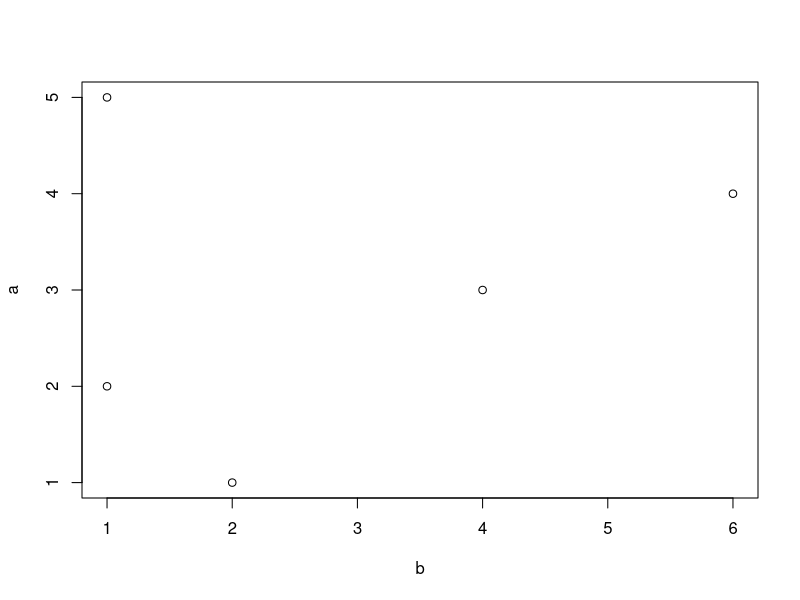
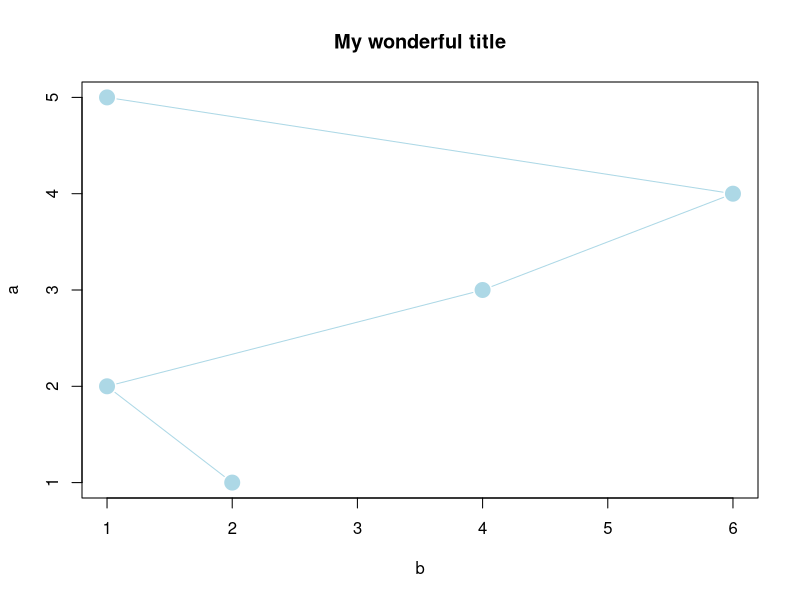
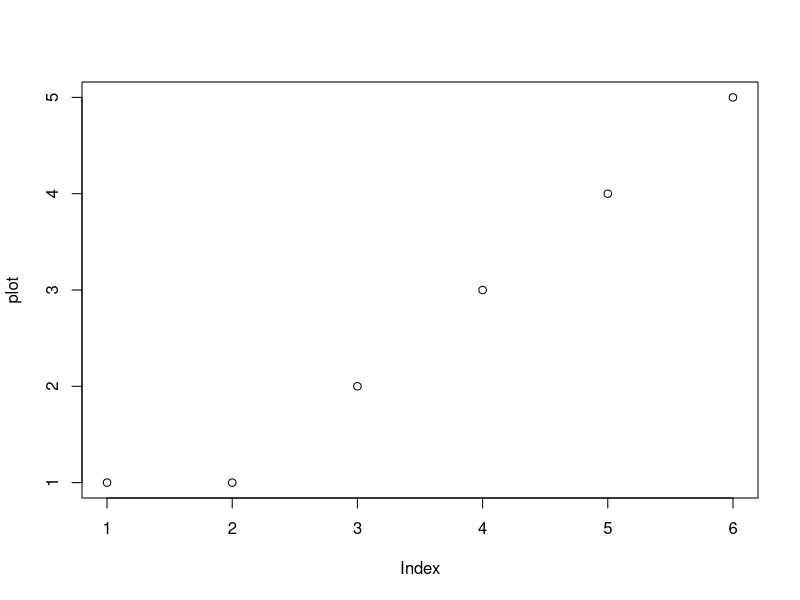
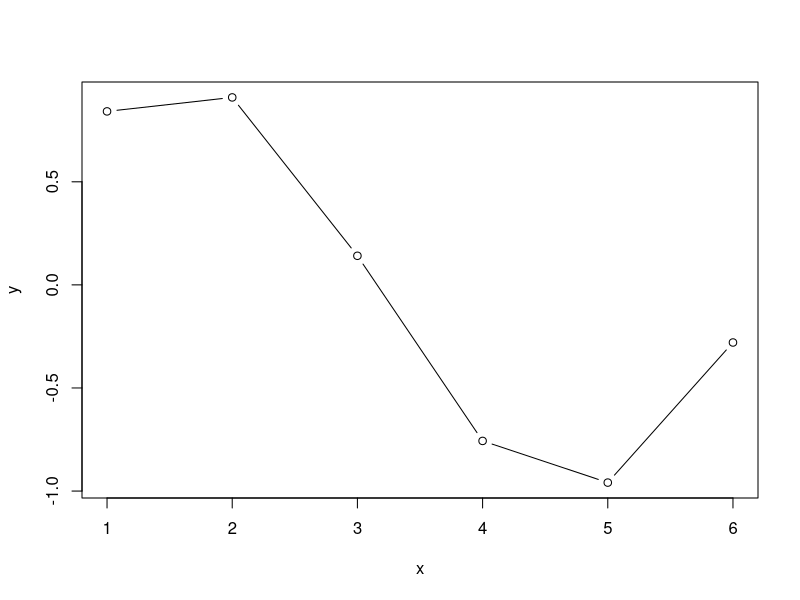
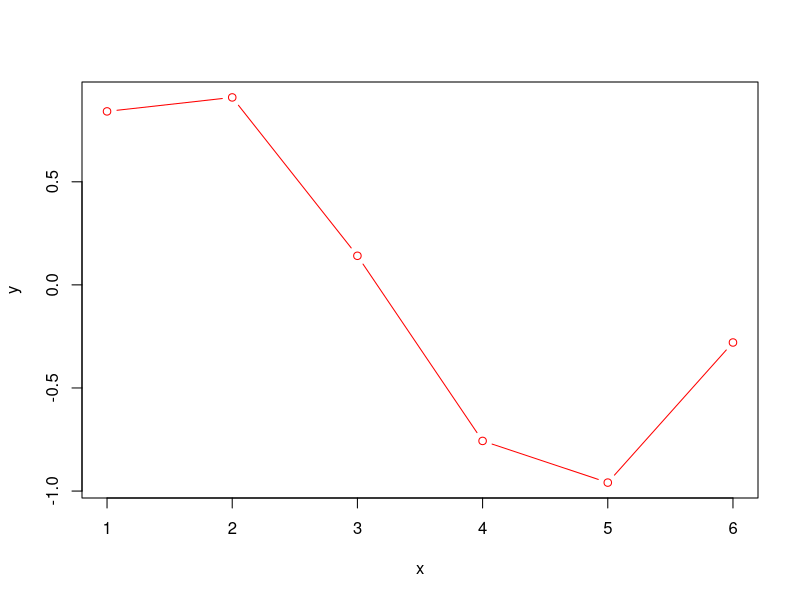
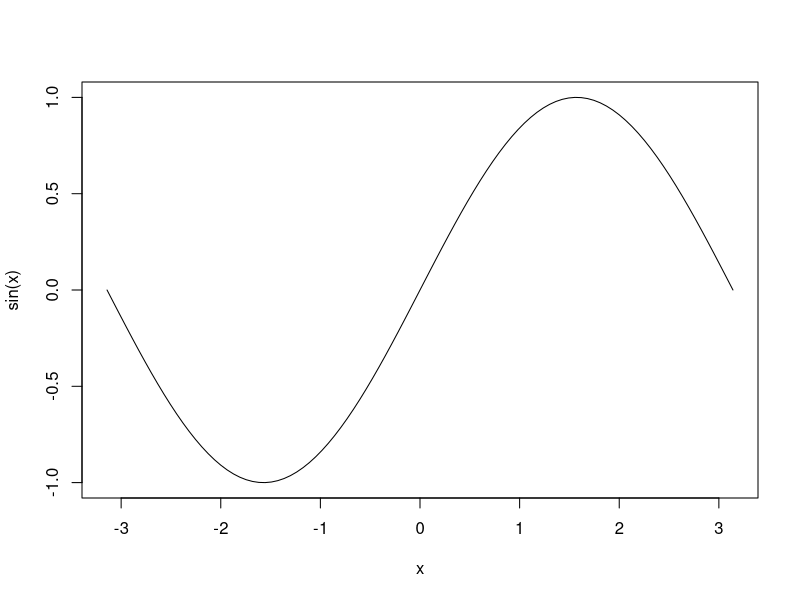
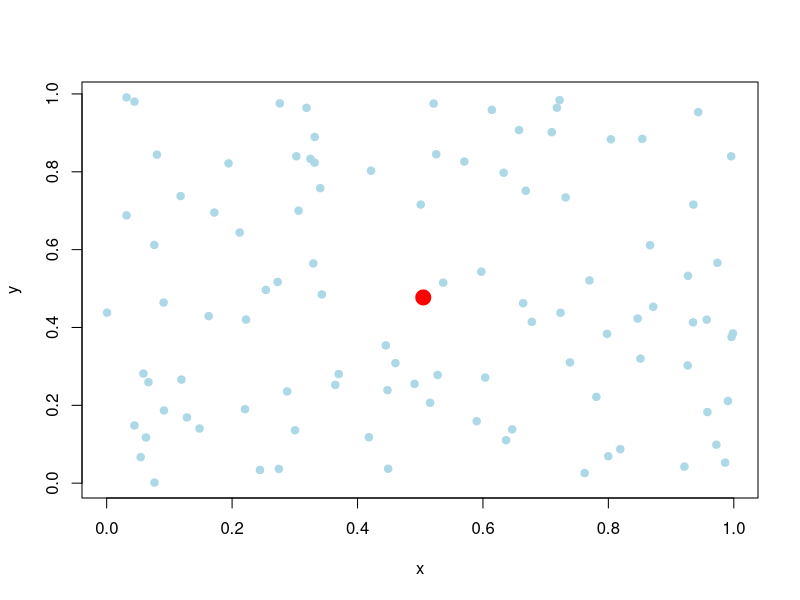
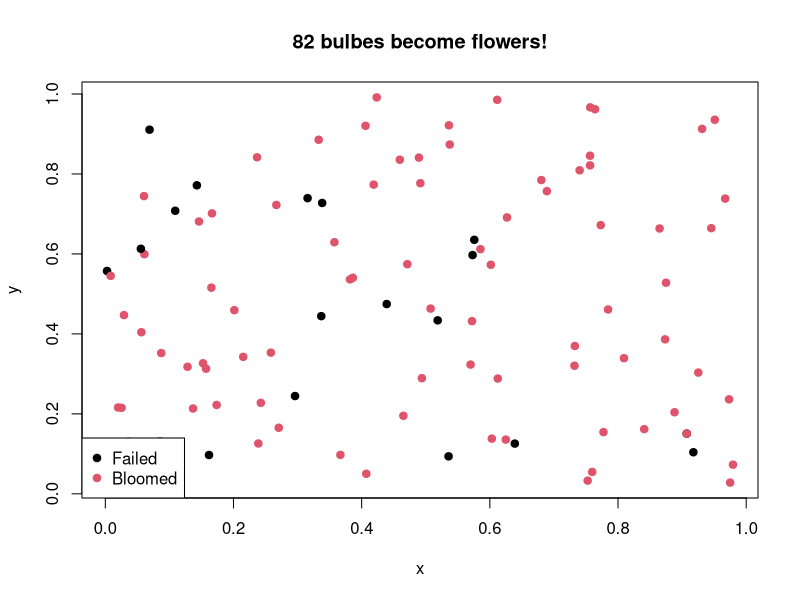

Reproduce these figures in R, in order.
## ---- chunk 1
knitr::opts_chunk$set(echo = TRUE)
## ---- chunk 2
2+2
exp(-2)
## ---- chunk 3
rnorm(15)
## ---- chunk 4
x = 2
## ---- chunk 5
a = c(1,2,3,4,5)
## ---- chunk 6
a = c(TRUE,FALSE,TRUE,FALSE,FALSE)
## ---- chunk 7
a = c(1,2,3,4,5)
b = c(2,1,4,6,1)
a / b
## ---- chunk 8
c = a / b
c^2
## ---- chunk 9
xbar = sum(a) / length(a)
xbar
## ---- chunk 10
??student
## ---- chunk 11
?t.test
## ---- chunk 12
mean(a)
sd(a)
range(a)
max(a)
## ---- chunk 13
a = c(1,2,3,4,5)
b = c(2,1,4,6,1)
plot(b,a)
plot(b,a,pch=19,col='lightblue',cex=2,type='b')
title(main='My wonderful title')
## ---- chunk 14
plot = c(1,1,2,3,4,5)
plot(plot)
## ---- chunk 15
x = c(1,2,3,4,5,6)
y = sin(x)
plot(x,y,type='b')
## ---- chunk 16
plot(y=y,x=x,col='red',type='b')
## ---- chunk 17
x = c(1,2,3,4,5)
x = c(TRUE,FALSE,TRUE)
x = c('tyty',"tutu",'yuyu')
## ---- chunk 18
x = seq(1,10)
x
## ---- chunk 19
x = seq(1,11,by = 1.5)
x
## ---- chunk 20
x = seq(1,10,length.out = 100)
x
## ---- chunk 21
x = seq(-pi,pi,length.out = 100)
plot(x,sin(x),type='l')
## ---- chunk 22
x = seq(1:10)
x

y = 1:10
y
## ---- chunk 23
w = 0.5:10
w
## ---- chunk 24
x = rep(0,10)
x
## ---- chunk 25
m = rep(NA,10)
for (i in 1:10) m[i] = mean(rnorm(10))
m
## ---- chunk 26
A = matrix(c(1,2,3,4,5,6),nrow = 2,byrow = TRUE)
A
## ---- chunk 27
A = cbind(c(1,2),c(2,3),c(4,5))
A
## ---- chunk 28
A = rbind(c(1,2,3),c(4,5,6))
A
## ---- chunk 29
x = seq(1,10,length.out = 25)
# Access the 5th element of x
x[5]
# Access all elements between the 5th and the 15th elements
x[5:15]
# Access all elements except those between 5 and 15
y = x[-(5:15)]
y
length(y)
## ---- chunk 30
x[5] = NA
x
## ---- chunk 31
x[is.na(x)] = -1
x
## ---- chunk 32
x[x < 4] = 0
x
## ---- chunk 33
x[x < 4 | x > 8] = NA
x
## ---- chunk 34
A = diag(1,5)
A
## ---- chunk 35
A[1:2,4:5]
## ---- chunk 36
A[,4:5]
## ---- chunk 37
A[c(1,3),c(2,5)]
## ---- chunk 38
mylist = list(name='Charles',age=28,married=TRUE)
mylist
## ---- chunk 39
mylist$name = 'Tutu'
mylist
## ---- chunk 40
mylist$Nb_of_cats = 4
mylist
## ---- chunk 41
out = t.test(1:10, y = c(7:20))
out
## ---- chunk 42
print.default(out)
## ---- chunk 43
out$statistic
sqrt(abs(out$statistic))
## ---- chunk 44
out$p.value
## ---- chunk 45
# We create a data.frame with 28 individuals and 3 variables (2 numeric and 1 categorical)
X = data.frame(x = seq(1,10,length.out = 28),
               y = seq(-3,3,length.out = 28),
               sex = c(rep('M',10),rep('F',18)))
X
## ---- chunk 46
X[5:10,]
## ---- chunk 47
X$sex
## ---- chunk 48
X[,3]
## ---- chunk 49
summary(X)
## ---- chunk 50
#Length of a vector
length(x)

# Length of a list (nb of fields)
length(mylist)
## ---- chunk 51
# For matrices and data.frames
nrow(X)

ncol(X)
## ---- chunk 52
# For data.frames
colnames(X)
rownames(X)
## ---- chunk 53
colnames(X) = c('Var 1','Var 2','Var 3')
X
## ---- chunk 54
rownames(X) = paste('Individual',1:28)
X
## ---- chunk 55
X["Individual 26",]
## ---- chunk 56
a = c(1,2,3,4,5)
b = runif(10)
c = c(a[1:2],b,a[-(1:2)])
c
## ---- chunk 57
x = runif(100,min = 0,max = 1)
sum(x>=0.5)
length(x[x>=0.5])
## ---- chunk 58
X = data.frame(x = runif(100), y = runif(100))
sum(X$x >= 0.5 & X$y >= 0.5)
plot(X,col='lightblue',pch=19)
mean = colMeans(X)
points(mean[1],mean[2],col='red',pch=19,cex=2)
## ---- chunk 59
X = data.frame(x = runif(100), y = runif(100),
               b = rbinom(100,size = 1,prob = 0.85))
X
plot(X[,1:2],pch=19,col=X$b+1)
nb = sum(X$b == 1)
title(main = paste(nb,"bulbes become flowers!"))
legend("bottomleft",legend = c('Failed','Bloomed'),col=c(1,2),pch=19)
## ---- chunk 60
x = runif(100)
y = rnorm(100)
plot(x,y,pch=19)
## ---- chunk 61
plot(x,y,pch=19,xlim=c(-1,2),ylim=c(-3,4))
points(1.5,0,col='red')
points(0,3,col='blue')
## ---- chunk 62
plot(x[x >= 0.5],y[x >= 0.5],pch=19,
     xlab='x',ylab='y',main='My title')
title(sub='My subtitle')
legend("bottomright",legend = 'my points',col=1,pch=19)
text(x,y,1:length(x >= 0.5),pos = 1)
## ---- chunk 63
plot(x,x+rnorm(100,0,0.2),pch=19,ylab='y')
abline(a=0,b=1,lty=2,lwd=2,col='red')
abline(v = 0.5,lty=3,col='blue')
## ---- chunk 64
plot(x,x+rnorm(100,0,0.2),pch=19,ylab='y')
abline(a=0,b=1,lty=2,lwd=2,col='red')
abline(v = 0.5,lty=3,col='blue')
mtext("A nice linear model",side = 4)
